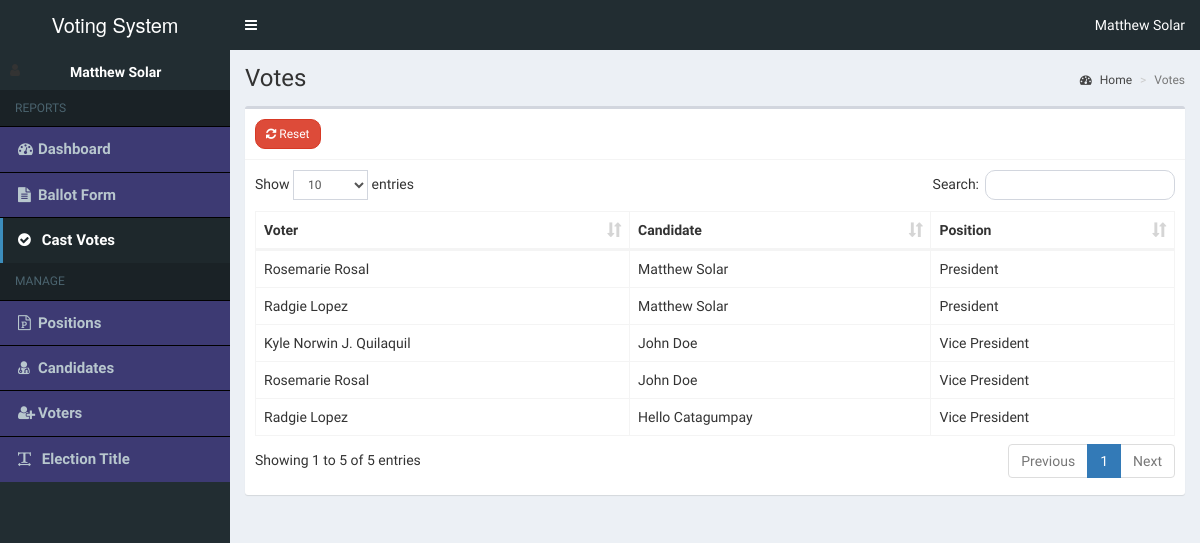
Screenshot of /admin/votes.php (signed in) with the database file from the repository.
### tables this page shows
CREATE TABLE `votes` (
  `id` int(11) NOT NULL,
  `voters_id` int(11) NOT NULL,
  `candidate_id` int(11) NOT NULL,
  `position_id` int(11) NOT NULL
);

CREATE TABLE `voters` (
  `id` int(11) NOT NULL,
  `password` varchar(60) NOT NULL,
  `fullname` varchar(100) NOT NULL,
  `course` varchar(30) NOT NULL,
  `email` varchar(100) NOT NULL,
  `studentid` varchar(50) NOT NULL
);

CREATE TABLE `candidates` (
  `id` int(11) NOT NULL,
  `position_id` int(11) NOT NULL,
  `fullname` varchar(30) NOT NULL,
  `age` varchar(30) NOT NULL,
  `photo` varchar(150) NOT NULL,
  `platform` text NOT NULL
);

CREATE TABLE `positions` (
  `id` int(11) NOT NULL,
  `description` varchar(50) NOT NULL,
  `max_vote` int(11) NOT NULL,
  `priority` int(11) NOT NULL
);

### admin/includes/session.php (called while the page is built, shortened)
<?php
include 'includes/conn.php';
$sql = "SELECT * FROM admin WHERE id = '" . $_SESSION['admin'] . "'";
$query = $conn->query($sql);
$user = $query->fetch_assoc();

### admin/votes.php (the view, shortened to what this page needs)
<?php include 'includes/session.php'; ?>
<?php include 'includes/header.php'; ?>
<body class="hold-transition skin-blue sidebar-mini">
  <div class="wrapper">
    <?php include 'includes/navbar.php'; ?>
    <?php include 'includes/menubar.php'; ?>
    <div class="content-wrapper">
      <section class="content-header">
        <h1>
          Votes
        </h1>
        <ol class="breadcrumb">
          <li><a href="#"><i class="fa fa-dashboard"></i> Home</a></li>
          <li class="active">Votes</li>
        </ol>
      </section>
      <section class="content">
        <div class="row">
          <div class="col-xs-12">
            <div class="box">
              <div class="box-header with-border">
                <a href="#reset" data-toggle="modal" class="btn btn-danger btn-sm btn-flat"><i class="fa fa-refresh"></i> Reset</a>
              </div>
              <div class="box-body">
                <table id="example1" class="table table-bordered">
                  <thead>
                    <th>Voter</th>
                    <th>Candidate</th>
                    <th>Position</th>
                  </thead>
                  <tbody>
                    <?php
                    $sql = "SELECT *, voters.fullname AS votlast, candidates.fullname AS canlast FROM votes LEFT JOIN positions ON positions.id=votes.position_id LEFT JOIN candidates ON candidates.id=votes.candidate_id LEFT JOIN voters ON voters.id=votes.voters_id ORDER BY positions.priority ASC";
                    $query = $conn->query($sql);
                    while ($row = $query->fetch_assoc()) {
                      echo "
                        <tr>
                          <td class='hidden'></td>
                          <td>" . $row['votfirst'] . ' ' . $row['votlast'] . "</td>
                          <td>" . $row['canfirst'] . ' ' . $row['canlast'] . "</td>
                          <td>" . $row['description'] . "</td>
                        </tr>
                      ";
                    }
                    ?>
                  </tbody>
                </table>
              </div>
            </div>
          </div>
        </div>
      </section>
    </div>
  </div>
</body>
</html>

### admin/includes/navbar.php (shortened to what this page needs)
<header class="main-header">
  <a href="#" class="logo">
    <span class="logo-lg">Voting System</span>
  </a>
  <nav class="navbar navbar-static-top">
    <a href="#" class="sidebar-toggle" data-toggle="push-menu" role="button">
    </a>
    <div class="navbar-custom-menu">
      <ul class="nav navbar-nav">
        <li class="dropdown user user-menu">
          <a href="#" class="dropdown-toggle" data-toggle="dropdown">
            <span><?php echo $user['firstname'] . ' ' . $user['lastname']; ?></span>
          </a>
        </li>
      </ul>
    </div>
  </nav>
</header>

### admin/includes/menubar.php (shortened to what this page needs)
<aside class="main-sidebar">
  <section class="sidebar">
    <div class="user-panel">
      <div class="pull-left image">
        <i class="fa fa-user" alt="User Image"></i>
      </div>
      <div class="pull-left info">
        <p><?php echo $user['firstname'] . ' ' . $user['lastname']; ?></p>
      </div>
    </div>
    <ul class="sidebar-menu" data-widget="tree">
      <li class="header">REPORTS</li>
      <li class="side-bar"><a href="home.php"><i class="fa fa-tachometer"></i><span>Dashboard</span></a></li>
      <li class="side-bar"><a href="ballot.php"><i class="fa fa-file-text"></i><span>Ballot Form</span></a></li>
      <li class="side-bar"><a href="votes.php"><i class="fa fa-check-circle"></i><span></span> <span>Cast Votes</span></a></li>
      <li class="header">MANAGE</li>
      <li class="side-bar"><a href="positions.php"><i class="fa fa-file-powerpoint-o"></i><span>Positions</span></a></li>
      <li class="side-bar"><a href="candidates.php"><i class="fa fa-user-md"></i><span>Candidates</span></a></li>
      <li class="side-bar"><a href="voters.php"><i class="fa fa-user-plus"></i><span>Voters</span></a></li>
      <li class="side-bar"><a href="#config" data-toggle="modal"><i class="fa fa-text-width"></i> <span>Election Title</span></a></li>
    </ul>
  </section>
</aside>

### admin/includes/menubar.php (style rules this page uses)
.side-bar { background-color: #3d3a73; font-size: 1.5rem; font-weight: bold; outline: 0.1px solid black; }
.header { font-size: 1.2rem; }

### rows the page displays
votes: voters.fullname "Rosemarie Rosal", candidate.fullname "Matthew Solar", position.description "President"
votes: voters.fullname "Radgie Lopez", candidate.fullname "Matthew Solar", position.description "President"
votes: voters.fullname "Kyle Norwin J. Quilaquil", candidate.fullname "John Doe", position.description "Vice President"
votes: voters.fullname "Rosemarie Rosal", candidate.fullname "John Doe", position.description "Vice President"
votes: voters.fullname "Radgie Lopez", candidate.fullname "Hello Catagumpay", position.description "Vice President"

### other values shown
$user['firstname'] "Matthew"
$user['lastname'] "Solar"
